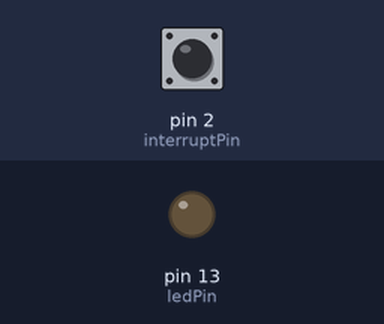
Recording of a sketch running on a simulated Arduino Uno, built with avr-gcc and run on an emulated ATmega328P. On the bench: output pins drawn as LEDs (lit = HIGH). The inputs (shaded band) are chosen by the test bench; at power-on: pin 2 (interruptPin) HIGH.

Above: at 1.2 s.
1.3 s: pin 2 (interruptPin) pulled LOW for 0.15 s
At 1.9 s:
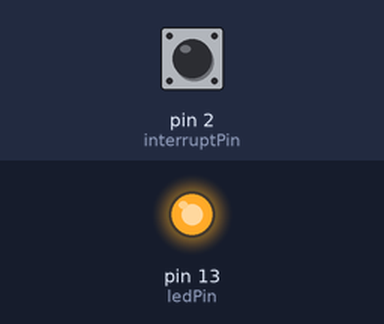
3.0 s: pin 2 (interruptPin) pulled LOW for 1 s
At 3.3 s:
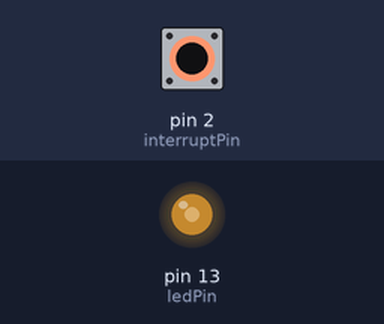
5.5 s: pin 2 (interruptPin) pulled LOW for 3.2 s
At 10.1 s:
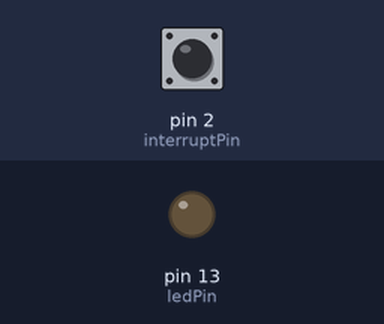
Timing chart, 0 to 11.6 s (numbered marks = the images above; inputs shaded):
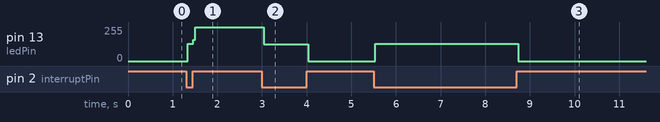

Measured:
- after the input at 1.3 s, pin 13 (ledPin): 0/255 → 128/255 at once, → 255/255 0.12 s later
- after the input at 3.0 s, pin 13 (ledPin): 255/255 → 127/255 at once, → 0/255 1.0 s later
- after the input at 5.5 s, pin 13 (ledPin): 0/255 → 128/255 at once, → 0/255 3.2 s later

The sketch:

Interrupcoes.ino
```cpp
const byte ledPin = 13;
const byte interruptPin = 2;
volatile byte state = LOW;

void setup() {
  pinMode(ledPin, OUTPUT);
  pinMode(interruptPin, INPUT_PULLUP);
  attachInterrupt(digitalPinToInterrupt(interruptPin), blink, LOW);
  // FALLING : Aciona a interrupção quando o botão é pressionado (nível baixo)
  // RISING : Aciona a interrupção quando o botão é liberado (nível alto)
  // LOW : Aciona a interrupção enquanto o botão estiver pressionado (nível baixo)
  // CHANGE : Aciona a interrupção em qualquer mudança de nível (subida ou descida)
}

void loop() {
  digitalWrite(ledPin, state);
}

void blink() {
  state = !state;
}
```
